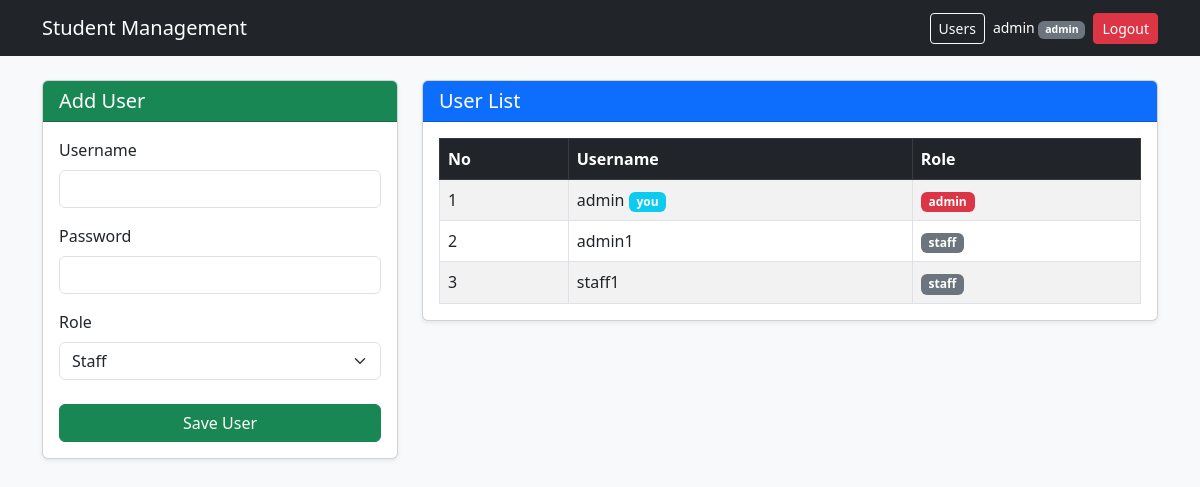
/users.php (signed in), run on the app's committed database.
### tables this page shows
CREATE TABLE `users` (
  `id` int(11) NOT NULL,
  `username` varchar(50) NOT NULL,
  `password` varchar(255) NOT NULL,
  `role` enum('admin','staff') NOT NULL DEFAULT 'staff'
);

### users.php (the view, shortened to what this page needs)
<?php
include 'config.php';
$users = mysqli_query(
    $conn,
    "SELECT id, username, role FROM users ORDER BY id"
);
?>
<!DOCTYPE html>
<html lang="en">
<head>
    <link
        href="https://cdn.jsdelivr.net/npm/bootstrap@5.3.0/dist/css/bootstrap.min.css"
        rel="stylesheet"
    >
</head>
<body class="bg-light">
    <?php include 'navbar.php'; ?>
    <div class="container mt-4">
        <div class="row g-4">
            <div class="col-md-4">
                <div class="card shadow-sm">
                    <div class="card-header bg-success text-white">
                        <h5 class="mb-0">Add User</h5>
                    </div>
                    <div class="card-body">
                        <form method="POST" action="">
                            <div class="mb-3">
                                <label for="username" class="form-label">
                                    Username
                                </label>
                                <input
                                    type="text"
                                    class="form-control"
                                    id="username"
                                    name="username"
                                    required
                                >
                            </div>
                            <div class="mb-3">
                                <label for="password" class="form-label">
                                    Password
                                </label>
                                <input
                                    type="password"
                                    class="form-control"
                                    id="password"
                                    name="password"
                                    minlength="6"
                                    required
                                >
                            </div>
                            <div class="mb-4">
                                <label for="role" class="form-label">
                                    Role
                                </label>
                                <select
                                    class="form-select"
                                    id="role"
                                    name="role"
                                    required
                                >
                                    <option value="staff">Staff</option>
                                </select>
                            </div>
                            <div class="d-grid">
                                <button
                                    type="submit"
                                    name="add_user"
                                    class="btn btn-success"
                                >
                                    Save User
                                </button>
                            </div>
                        </form>
                    </div>
                </div>
            </div>
            <div class="col-md-8">
                <div class="card shadow-sm">
                    <div class="card-header bg-primary text-white">
                        <h5 class="mb-0">User List</h5>
                    </div>
                    <div class="card-body">
                        <table class="table table-bordered table-striped align-middle mb-0">
                            <thead class="table-dark">
                                <tr>
                                    <th>No</th>
                                    <th>Username</th>
                                    <th>Role</th>
                                </tr>
                            </thead>
                            <tbody>
                                <?php $no = 1; ?>
                                <?php while ($u = mysqli_fetch_assoc($users)): ?>
                                    <tr>
                                        <td><?= $no++ ?></td>
                                        <td>
                                            <?= htmlspecialchars($u['username']) ?>
                                            <?php if ($u['id'] == $_SESSION['user_id']): ?>
                                                <span class="badge bg-info">you</span>
                                            <?php endif; ?>
                                        </td>
                                        <td>
                                            <span class="badge <?= $u['role'] === 'admin' ? 'bg-danger' : 'bg-secondary' ?>">
                                                <?= htmlspecialchars($u['role']) ?>
                                            </span>
                                        </td>
                                    </tr>
                                <?php endwhile; ?>
                            </tbody>
                        </table>
                    </div>
                </div>
            </div>
        </div>
    </div>
</body>
</html>

### data on the page
users: username "admin", shows "you", role "admin"
users: username "admin1", role "staff"
users: username "staff1", role "staff"

### other printed values
$_SESSION['username'] "admin"
$_SESSION['role'] "admin"
